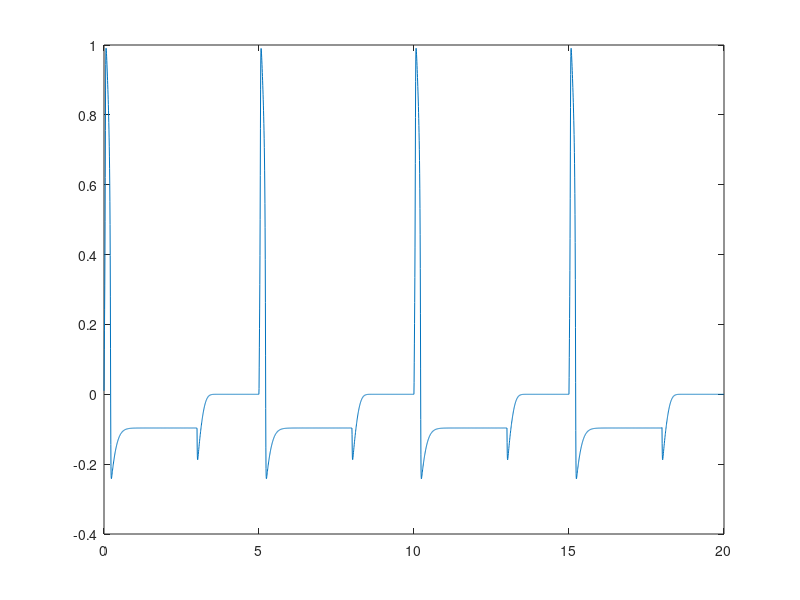
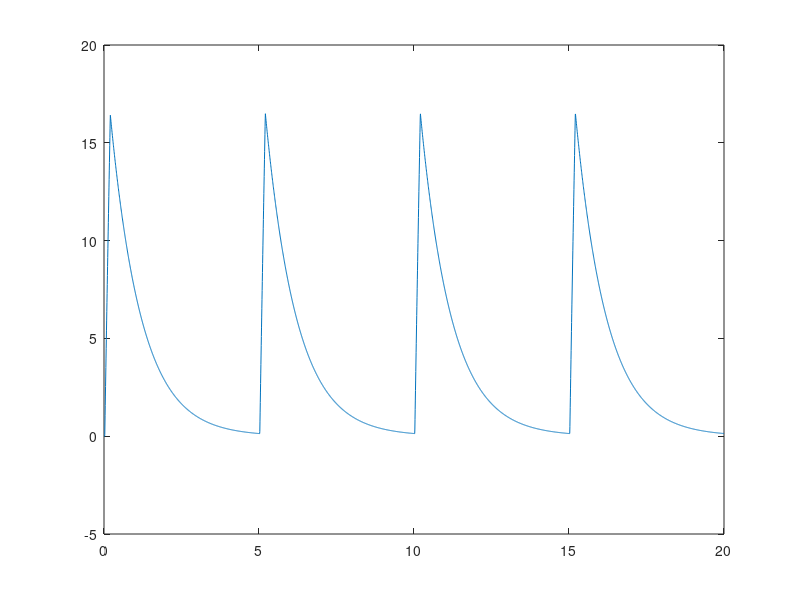

These figures' MATLAB source, in order:
function main
clear all
close all
clc

initial = [0.01 0 0];
tspan = linspace(0,20,4000);

[tt,sol]=ode45(@brownfun,tspan,initial);

figure(1)
plot(tt,sol(:,1))
figure(2)
plot(tt,sol(:,3))


%%%%%%%%%%%%%%%%%%%%%%%%%%%%
function dydt=brownfun(t,y)
s0=200; c=0.2; k1=1; k2=0.02; k3=0.1; k4=1; k5=2.5;
b1=2; b2=0.59; b3=10; b4=0.1; 
p1=100; p2=100; p3=0.3; d1=1;

v=y(1); g=y(2); z=y(3);
b = b1 - b2/(1+exp(-b3*(v-b4)));
h = max([v v]);
p = p1/(1+exp(-p2*(h-p3)));

a = getstim(t);

dydt = [s0*(-v*(v-c)*(v-1) - k1*g + k2*a)
        b*(k3*a + k4*v - k5*g)
        p - d1*z
        ];
%%%%%%%%%%%%%%%%%%%%%%%%%%%%%

function a=getstim(t)

a=0;
stimperiod=5;
stimwidth=3;
if ( rem(t,stimperiod)<stimwidth) 
    a=3.5;
end
